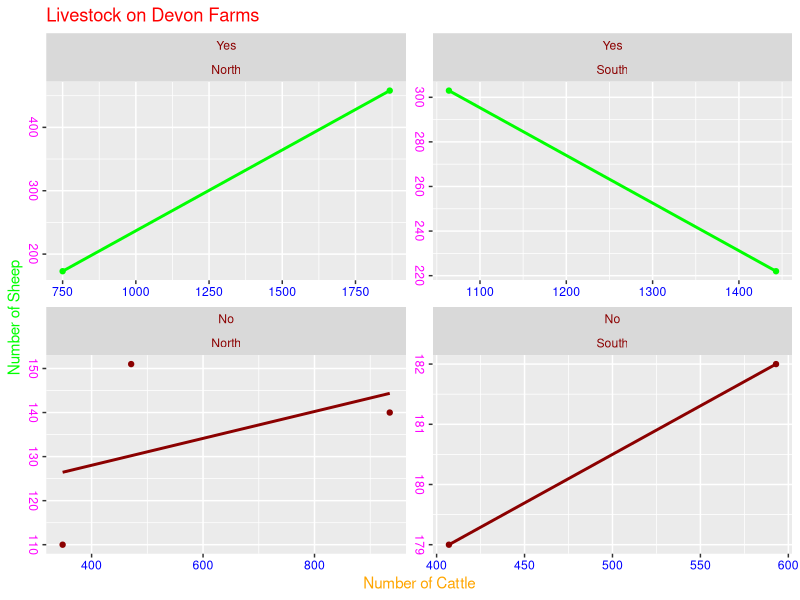

Reproduce this figure in R.
# import
library(dplyr)
library(ggplot2)

cattle <- c(348, 407, 1064, 750, 593, 1867, 471, 935, 1443)
sheep <- c(110, 179, 303, 173, 182, 458, 151, 140, 222)
location <- c('North', 'South', 'South', 'North', 'South',
              'North', 'North', 'North', 'South')
holidays <- c('No', 'No', 'Yes', 'Yes', 'No', 'Yes', 'No',
              'No', 'Yes')

# define categorical variables 'location' and 'holidays'
#   as factors
location_f <- factor(location, levels=c('North', 'East',
                     'South', 'West'))
holidays_f <- factor(holidays, levels=c('Yes', 'No'))

# create a dataframe including these newly defined variables
#   as well as the 'cattle' and 'sheep' variables from before
farms_df <- data.frame(cattle, sheep, location_f, holidays_f) %>%
  rename('location'='location_f', 'holidays'='holidays_f')

# plot the data
ggplot(farms_df, aes(x=cattle, y=sheep, colour=holidays)) +
  geom_point() +
  labs(title = 'Livestock on Devon Farms',
       x = 'Number of Cattle',
       y = 'Number of Sheep',
       colour = 'Working Farm Holidays') +
  geom_smooth(method='lm', se=FALSE) +
  facet_wrap(~ holidays + location,
             nrow = 2, ncol = 2,
             scales = 'free') +
  scale_colour_manual(guide = guide_legend(reverse = TRUE),
                      values = c('Yes' = 'green',
                                 'No' = 'darkred')) +
  theme(plot.title = element_text(color='red'),
        axis.title.x = element_text(color='orange'),
        axis.title.y = element_text(color='green'),
        axis.text.x = element_text(color='blue'),
        axis.text.y = element_text(color='magenta', angle=-90,
                                   hjust=0.5),
        legend.position = 'none',
        strip.text = element_text(color='darkred'))
